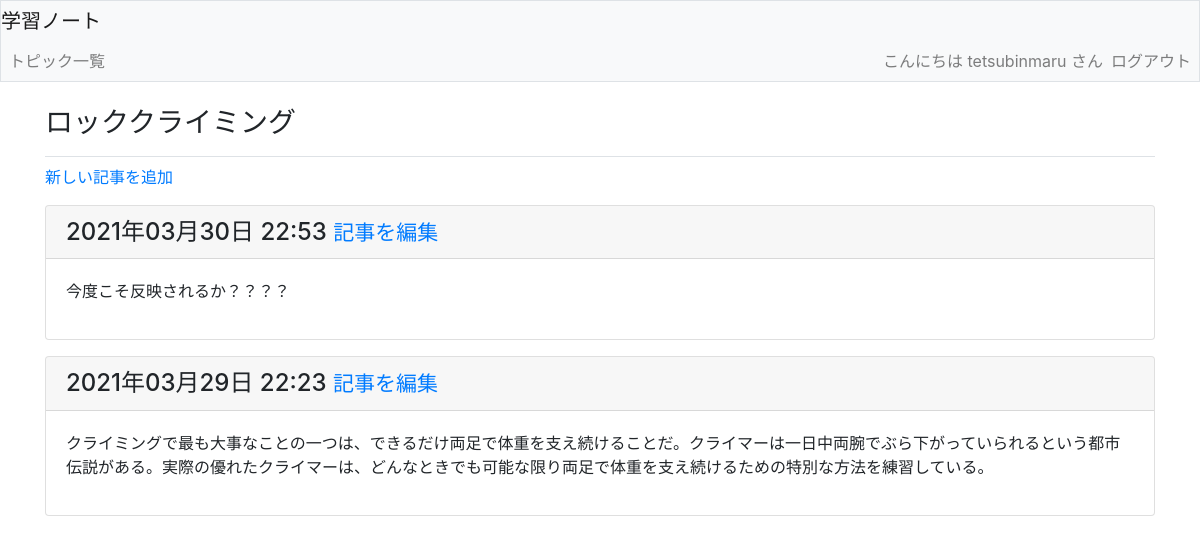
Page /topics/2/ (signed in) on the earlier database version.
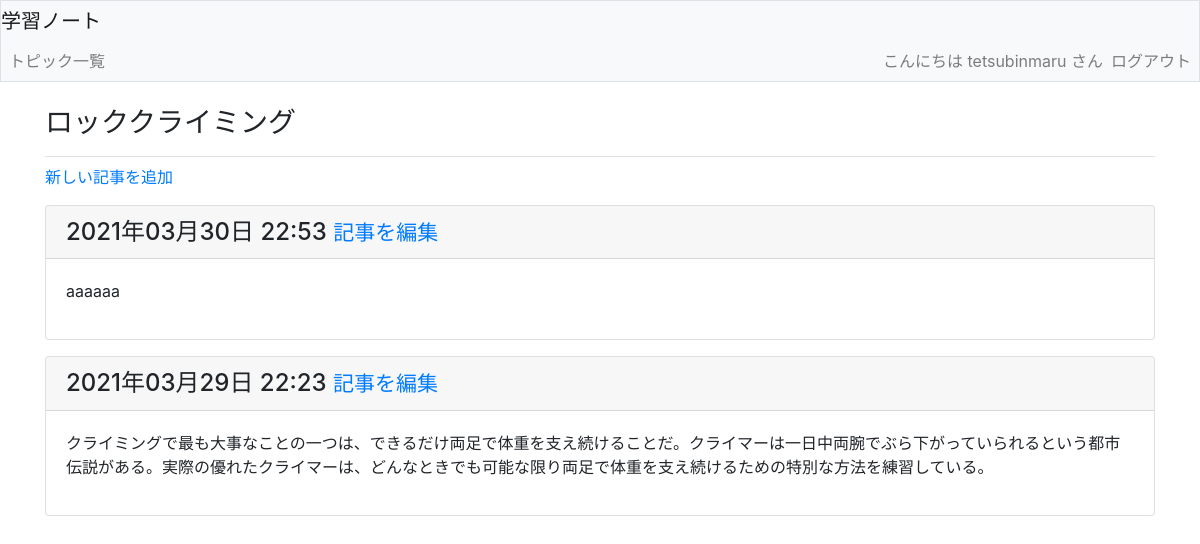
Same page on the later database version.
### learning_logs/models.py (models this page shows, shortened)
class Topic(models.Model):
    text       = models.CharField(max_length=200)
    date_added = models.DateTimeField(auto_now_add=True)
    owner = models.ForeignKey(User, on_delete=models.CASCADE)
    def __str__(self):
        return self.text

class Entry(models.Model):
    topic      = models.ForeignKey(Topic, on_delete=models.CASCADE)
    text       = models.TextField()
    date_added = models.DateTimeField(auto_now_add=True)
    class Meta:
        verbose_name_plural = 'entries'

### learning_logs/views.py (the view)
# urls.py: path('topics/<int:topic_id>/', views.topic, name="topic"),
@login_required
def topic(request, topic_id):
    topic = Topic.objects.get(id=topic_id)
    if topic.owner != request.user:
        raise Http404
    entries = topic.entry_set.order_by('-date_added')
    context = {'topic': topic, 'entries': entries}
    return render(request, 'learning_logs/topic.html', context)

### learning_logs/templates/learning_logs/topic.html
{% extends 'learning_logs/base.html' %}
{% block page_header %}
    <h3>{{ topic }}</h3>
{% endblock page_header %}
{% block content %}
    <p>
        <a href="{% url 'learning_logs:new_entry' topic.id %}">新しい記事を追加</a>
    </p>
    {% for entry in entries %}
        <div class="card mb-3">
            <h4 class="card-header">
                {{ entry.date_added|date:'Y年m月d日 H:i' }}
                <small><a href="{% url 'learning_logs:edit_entry' entry.id %}">
                    記事を編集</a></small>
            </h4>
            <div class="card-body">
                {{ entry.text | linebreaks }}
            </div>
        </div>
    {% empty %}
        <p>このトピックにはまだ記事がありません。</p>
    {% endfor %}
{% endblock %}

### learning_logs/templates/learning_logs/base.html (shortened to what this page needs)
{% load bootstrap4 %}
<!DOCTYPE html>
<html lang="ja">
<head>
    {% bootstrap_css %}
</head>
<body>
    <nav class="navbar-expand-md navbar-light bg-light mb-4 border">
        <a class="navbar-brand" href="{% url 'learning_logs:index' %}">学習ノート</a>
        <div class="collapse navbar-collapse" id="navbarCollapse">
            <ul class="navbar-nav mr-auto">
                <li class="nav-item">
                    <a class="nav-link" href="{% url 'learning_logs:topics' %}">トピック一覧</a>
                </li>
            </ul>
            <ul class="navbar-nav ml-auto">
                {% if user.is_authenticated %}
                    <li class="nav-item">
                        <span class="navbar-text">こんにちは {{ user.username }} さん</span>
                    </li>
                    <li class="nav-item">
                        <a class="nav-link" href="{% url 'users:logout' %}">ログアウト</a>
                    </li>
                {% endif %}
            </ul>
        </div>
    </nav>
    <main role="main" class="container">
        <div class="pb-2 mb-2 border-bottom">
            {% block page_header %}{% endblock page_header %}
        </div>
        <div>
            {% block content %}{% endblock content %}
        </div>
    </main>
</body>
</html>

Differences in the rows shown:
changed Entry: text "今度こそ反映されるか？？？？" → "aaaaaa"
